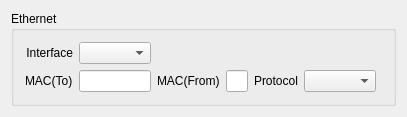
<?xml version="1.0" encoding="UTF-8"?>
<ui version="4.0">
 <class>EthernetWidget</class>
 <widget class="QWidget" name="EthernetWidget">
  <property name="geometry">
   <rect>
    <x>0</x>
    <y>0</y>
    <width>407</width>
    <height>96</height>
   </rect>
  </property>
  <property name="windowTitle">
   <string>EthernetWidget</string>
  </property>
  <layout class="QGridLayout" name="gridLayout_2">
   <item row="0" column="0" colspan="4">
    <widget class="QGroupBox" name="GroupBox">
     <property name="title">
      <string>Ethernet</string>
     </property>
     <layout class="QGridLayout" name="gridLayout">
      <item row="0" column="0">
       <widget class="QLabel" name="label_8">
        <property name="layoutDirection">
         <enum>Qt::LeftToRight</enum>
        </property>
        <property name="text">
         <string>Interface</string>
        </property>
        <property name="alignment">
         <set>Qt::AlignRight|Qt::AlignTrailing|Qt::AlignVCenter</set>
        </property>
       </widget>
      </item>
      <item row="0" column="1">
       <widget class="QComboBox" name="interface_box"/>
      </item>
      <item row="0" column="2" colspan="5">
       <spacer name="horizontalSpacer">
        <property name="orientation">
         <enum>Qt::Horizontal</enum>
        </property>
        <property name="sizeHint" stdset="0">
         <size>
          <width>40</width>
          <height>20</height>
         </size>
        </property>
       </spacer>
      </item>
      <item row="1" column="0">
       <widget class="QLabel" name="label_6">
        <property name="layoutDirection">
         <enum>Qt::RightToLeft</enum>
        </property>
        <property name="text">
         <string>MAC(To)</string>
        </property>
       </widget>
      </item>
      <item row="1" column="1">
       <widget class="QLineEdit" name="to_mac_edit"/>
      </item>
      <item row="1" column="2">
       <widget class="QLabel" name="label_7">
        <property name="text">
         <string>MAC(From)</string>
        </property>
       </widget>
      </item>
      <item row="1" column="3">
       <widget class="QLineEdit" name="from_mac_edit"/>
      </item>
      <item row="1" column="4">
       <widget class="QLabel" name="label_9">
        <property name="text">
         <string>Protocol</string>
        </property>
       </widget>
      </item>
      <item row="1" column="5">
       <widget class="QComboBox" name="protocol_box"/>
      </item>
      <item row="1" column="6">
       <spacer name="horizontalSpacer_2">
        <property name="orientation">
         <enum>Qt::Horizontal</enum>
        </property>
        <property name="sizeHint" stdset="0">
         <size>
          <width>40</width>
          <height>20</height>
         </size>
        </property>
       </spacer>
      </item>
     </layout>
    </widget>
   </item>
  </layout>
 </widget>
 <layoutdefault spacing="6" margin="11"/>
 <resources/>
 <connections/>
</ui>
